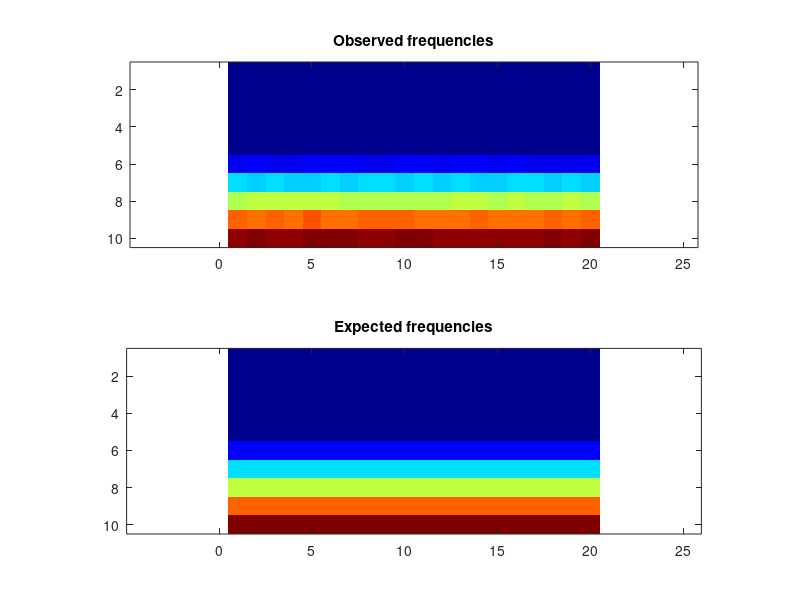

This chart was generated by the following MATLAB code:
obsFrequencies = [ 0, 0, 0, 0, 0, 0, 0, 0, 0, 0, 0, 0, 0, 0, 0, 0, 0, 0, 0, 0; 0, 0, 0, 0, 0, 0, 0, 0, 0, 0, 0, 0, 0, 0, 0, 0, 0, 0, 0, 0; 0, 0, 0, 0, 0, 0, 0, 0, 0, 0, 0, 0, 0, 0, 0, 0, 0, 0, 0, 0; 0, 0, 0, 0, 0, 0, 0, 0, 0, 0, 0, 0, 0, 0, 0, 0, 0, 0, 0, 0; 0, 0, 0, 0, 0, 0, 0, 0, 0, 0, 0, 0, 0, 0, 0, 0, 0, 0, 0, 0; 1956, 2071, 1962, 1977, 2042, 2037, 2045, 1932, 1957, 2031, 2012, 1964, 2034, 2026, 1918, 2043, 1979, 1955, 1974, 1992; 6089, 5997, 6045, 5823, 5916, 6080, 6005, 6133, 6139, 5987, 6062, 5933, 6068, 6003, 5942, 6046, 6156, 5998, 6096, 5898; 10008, 10108, 10062, 10047, 10070, 10070, 9913, 9972, 9886, 9957, 9846, 9911, 10049, 10076, 9981, 10165, 9991, 9791, 10025, 9804; 14157, 13922, 14088, 13958, 14328, 13897, 13926, 14081, 14040, 14112, 14002, 13932, 14000, 14072, 14004, 13780, 13902, 14084, 13793, 14043; 17988, 18056, 17789, 18014, 18317, 18110, 18055, 17951, 17778, 18111, 18108, 17816, 18026, 18000, 17985, 17804, 17827, 18120, 17869, 18100 ];
expFrequencies = [ 0, 0, 0, 0, 0, 0, 0, 0, 0, 0, 0, 0, 0, 0, 0, 0, 0, 0, 0, 0; 0, 0, 0, 0, 0, 0, 0, 0, 0, 0, 0, 0, 0, 0, 0, 0, 0, 0, 0, 0; 0, 0, 0, 0, 0, 0, 0, 0, 0, 0, 0, 0, 0, 0, 0, 0, 0, 0, 0, 0; 0, 0, 0, 0, 0, 0, 0, 0, 0, 0, 0, 0, 0, 0, 0, 0, 0, 0, 0, 0; 0, 0, 0, 0, 0, 0, 0, 0, 0, 0, 0, 0, 0, 0, 0, 0, 0, 0, 0, 0; 2000, 2000, 2000, 2000, 2000, 2000, 2000, 2000, 2000, 2000, 2000, 2000, 2000, 2000, 2000, 2000, 2000, 2000, 2000, 2000; 6000, 6000, 6000, 6000, 6000, 6000, 6000, 6000, 6000, 6000, 6000, 6000, 6000, 6000, 5999.99, 6000, 6000, 5999.99, 6000, 6000; 10000, 10000, 10000, 10000, 10000, 10000, 10000, 10000, 10000, 10000, 10000, 10000, 10000, 10000, 9999.99, 10000, 10000, 9999.99, 10000, 10000; 14000, 14000, 14000, 14000, 14000, 14000, 14000, 14000, 14000, 14000, 14000, 14000, 14000, 14000, 14000, 14000, 14000, 14000, 14000, 14000; 18000, 18000, 18000, 18000, 18000, 18000, 18000, 18000, 18000, 18000, 18000, 18000, 18000, 18000, 18000, 18000, 18000, 18000, 18000, 18000 ];
colormap(jet);
clf; subplot(2,1,1);
imagesc(obsFrequencies);
title('Observed frequencies');
axis equal;
subplot(2,1,2);
imagesc(expFrequencies);
axis equal;
title('Expected frequencies');
